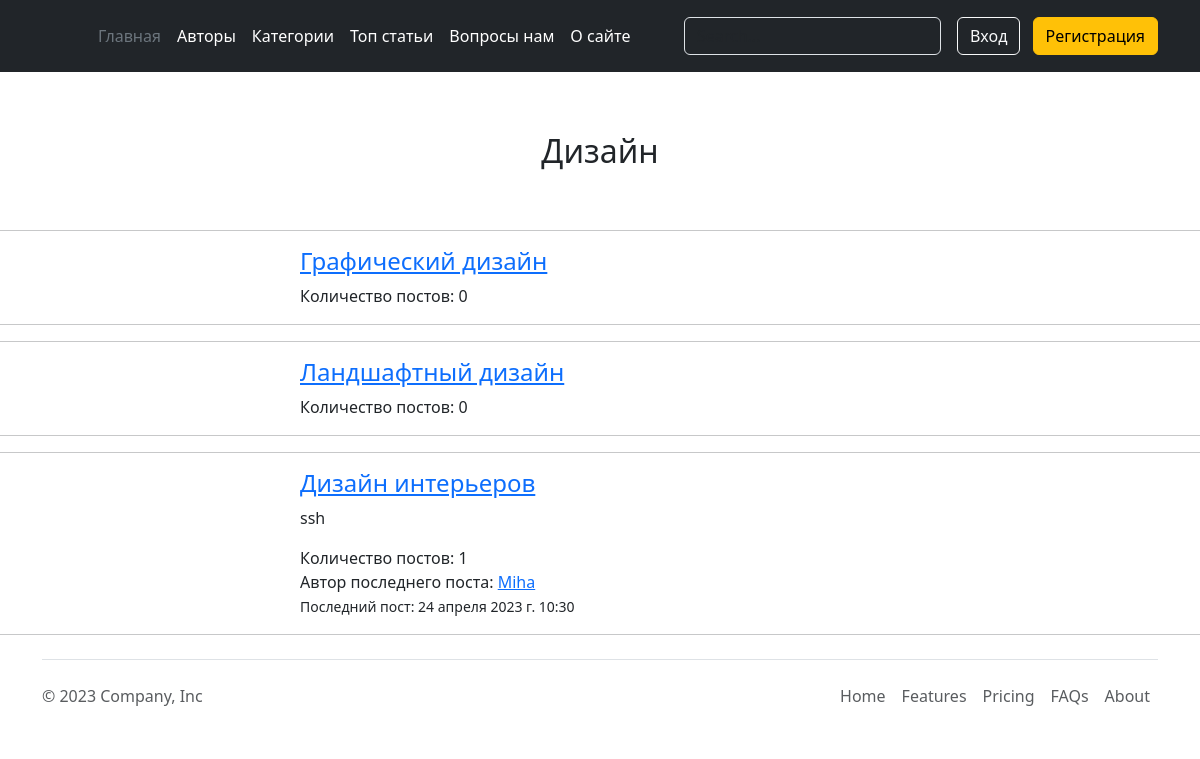
The app's page /category/dizajn/, older data.
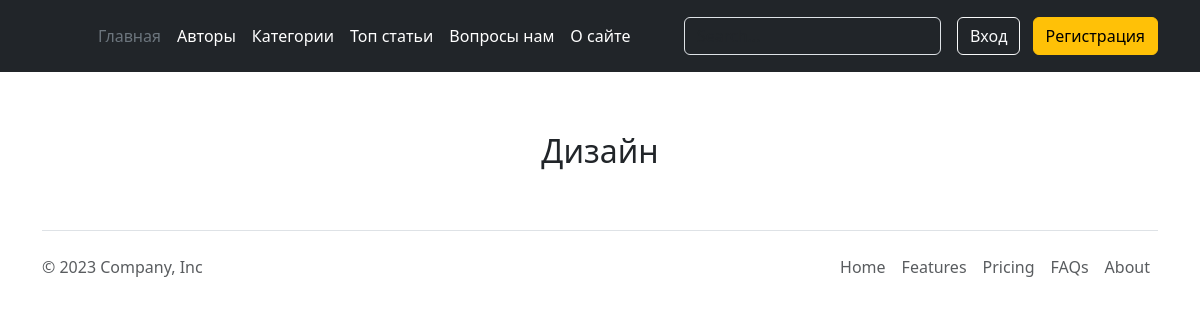
The same page, newer data.
### main/models.py (models this page shows, shortened)
class BlogCategory(models.Model):
    category_name = models.CharField(max_length=255, unique=True)
    slug = models.SlugField(max_length=255, unique=True)
    category_photo = models.ImageField(blank=True)
    class Meta:
        verbose_name = _('Категория')
        verbose_name_plural = _('Категории')
        ordering = ('category_name', )
    def __str__(self):
        return self.category_name

class SubCategory(models.Model):
    category = models.ForeignKey(BlogCategory, on_delete=models.CASCADE)
    sub_category_name = models.CharField(max_length=255)
    slug = models.SlugField(max_length=255)
    def __str__(self):
        return self.sub_category_name
    class Meta:
        verbose_name = _('Подкатегория')
        verbose_name_plural = _('Подкатегории')
        ordering = ('-sub_category_name', )
    def get_absolute_url(self):
        return reverse("main:subcategory_post",  args=[self.slug])

### main/views.py (the view)
# urls.py: path('category/<slug:slug>/', views.category_detail, name='category'),
def category_detail(request, slug):
    category = get_object_or_404(BlogCategory, slug=slug)  # Category
    last_post = Post.objects.filter(category=OuterRef('pk')).order_by('-created_at')
    subcategories = SubCategory.objects.filter(category=category.id).annotate(last_post=Max('post__created_at'),
                                                                              num_posts=Count(
                                                                                  'post__author__user_name'),
                                                                              post_text=Subquery(
                                                                                  last_post.values('title')[:1]),
                                                                              post_author=Subquery(
                                                                                  last_post.values('author__user_name')[
                                                                                  :1])
                                                                              ).select_related('category')
    context = {'category': category, 'subcategories': subcategories, 'title': category}
    return render(request, 'main/category.html', context=context)

### main/templates/main/category.html (shortened to what this page needs)
{% extends 'main/base.html' %}
{% load static %}
{% block content %}
<link rel="stylesheet" href="{% static 'main/css/subcat_styles.css' %}">
<h2 class="category_headline">{{ category.category_name }}</h2>
{% for subcategory in subcategories %}
<hr>
<div class="subforum-section">
    <div class="subforum-description subforum-column">
        <h4><a href="{{ subcategory.get_absolute_url }}">{{ subcategory }}</a></h4>
        {% if subcategory.post_text %}
        <p>{{ subcategory.post_text }}</p>
        {% endif %}
    </div>
    <div class="subforum-stats subforum-column center">
        <span>Количество постов: {{ subcategory.num_posts }}</span>
    </div>
    <div class="subforum-info subforum-column">
        {% if subcategory.last_post %}
        Автор последнего поста: <a href="">{{ subcategory.post_author }}</a>
        <br>
        <small>Последний пост: {{ subcategory.last_post }}</small>
        {% endif %}
    </div>
</div>
<hr>
{% endfor %}
{% endblock %}

### main/templates/main/base.html (shortened to what this page needs)
<!DOCTYPE html>
<html lang="en" xmlns="http://www.w3.org/1999/html">
<head>
    <link href="https://cdn.jsdelivr.net/npm/bootstrap@5.3.0-alpha3/dist/css/bootstrap.min.css" rel="stylesheet">
</head>
<body>
<header class="p-3 text-bg-dark">
    <div class="container">
      <div class="d-flex flex-wrap align-items-center justify-content-center justify-content-lg-start">
        <a href="/" class="d-flex align-items-center mb-2 mb-lg-0 text-white text-decoration-none">
          <svg class="bi me-2" width="40" height="32" role="img" aria-label="Bootstrap"><use xlink:href="#bootstrap"/></svg>
        </a>
        <ul class="nav col-12 col-lg-auto me-lg-auto mb-2 justify-content-center mb-md-0">
          <li><a href="{% url 'main:home' %}" class="nav-link px-2 text-secondary">Главная</a></li>
          <li><a href="{% url 'authors:author_list_view' %}" class="nav-link px-2 text-white">Авторы</a></li>
          <li><a href="#" class="nav-link px-2 text-white">Категории</a></li>
          <li><a href="#" class="nav-link px-2 text-white">Топ статьи</a></li>
          <li><a href="#" class="nav-link px-2 text-white">Вопросы нам</a></li>
          <li><a href="#" class="nav-link px-2 text-white">О сайте</a></li>
          </ul>
        <form class="col-12 col-lg-auto mb-3 mb-lg-0 me-lg-3" role="search">
          <input type="search" class="form-control form-control-dark text-bg-dark" placeholder="Search..." aria-label="Search">
        </form>
          {% if not user.is_authenticated %}
        <div class="text-end">
          <a href="{% url 'account:login' %}"button type="button" class="btn btn-outline-light me-2">Вход</a>
          <a href="{% url 'account:register' %}" button type="button" class="btn btn-warning">Регистрация</a>
        </div>
          {% else %}
          <div class="text-end">
            <a href="{% url 'account:logout' %}"button type="button" class="btn btn-outline-light me-2">Выход</a>
          </div>
          {% endif %}
      </div>
    </div>
  </header>
{% block content %}
{% endblock %}
<div class="container">
  <footer class="d-flex flex-wrap justify-content-between align-items-center py-3 my-4 border-top">
    <p class="col-md-4 mb-0 text-body-secondary">&copy; 2023 Company, Inc</p>
    <a href="/" class="col-md-4 d-flex align-items-center justify-content-center mb-3 mb-md-0 me-md-auto link-body-emphasis text-decoration-none">
      <svg class="bi me-2" width="40" height="32"><use xlink:href="#bootstrap"/></svg>
    </a>
    <ul class="nav col-md-4 justify-content-end">
      <li class="nav-item"><a href="#" class="nav-link px-2 text-body-secondary">Home</a></li>
      <li class="nav-item"><a href="#" class="nav-link px-2 text-body-secondary">Features</a></li>
      <li class="nav-item"><a href="#" class="nav-link px-2 text-body-secondary">Pricing</a></li>
      <li class="nav-item"><a href="#" class="nav-link px-2 text-body-secondary">FAQs</a></li>
      <li class="nav-item"><a href="#" class="nav-link px-2 text-body-secondary">About</a></li>
    </ul>
  </footer>
</div>
</body>
</html>

### main/static/main/css/subcat_styles.css (style rules this page uses)
.category_headline { align-items: center; display: flex; justify-content: center; margin-top: 5%; margin-bottom: 5%; }

Row changes from the older to the newer data that the page shows:
removed SubCategory: sub_category_name "Графический дизайн", num_posts "0"
removed SubCategory: sub_category_name "Ландшафтный дизайн", num_posts "0"
removed SubCategory: sub_category_name "Дизайн интерьеров", post_text "ssh", num_posts "1", post_author "Miha", last_post "24 апреля 2023 г. 10:30"
